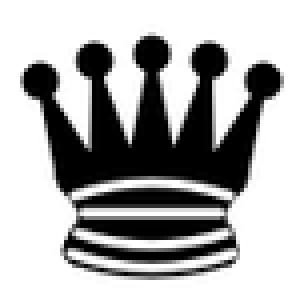
#> input picture code/visualize/queen.png, 76 x 76 px, shrunk from 90 x 90 before the run (shown 4 times larger)
$ python draw_picture.py   (older library calls are emulated)
#> lines starting #> are read from the running program, lines starting #| are printed output that depends on the picture
import matplotlib as mpl
import matplotlib.pyplot as plt
plt.rcParams['font.sans-serif'] = ['SimHei'] # 步骤一（替换sans-serif字体）
plt.rcParams['axes.unicode_minus'] = False  # 步骤二（解决坐标轴负数的负号显示问题）
import numpy as np

# sample=[np.array([2, 4, 1, 7, 5, 3, 6, 0]),
# np.array([2, 4, 6, 0, 3, 1, 7, 5]),
# np.array([5, 4, 7, 3, 0, 6, 1, 2]),
# np.array([6, 5, 1, 4, 7, 0, 2, 3]),
# np.array([1, 5, 2, 6, 0, 3, 7, 4]),
# np.array([3, 5, 1, 6, 4, 0, 7, 2])]
#
# sample_length=len(sample)          #结果个数，就是num
# n1=len(sample[0])                  #棋盘边长
# n2=len(sample[0][sample[0]>=0])    #皇后数量
#
# #绘制棋盘并保存求解结果
# def plot_chess(sample):
#     global num
#     mat=np.zeros((8,8))
#     for i in range(8):
#         for j in range(8):
#             if sample[i]==j:
#                 mat[i,j]=1
#             elif (i+j)%2==0:
#                 mat[i,j]=-1
#             else:
#                 mat[i,j]=0
#     my_cmap=matplotlib.colors.LinearSegmentedColormap.from_list('my_camp',['white','blue','deeppink'],3)
#     plt.imshow(mat,cmap=my_cmap)
#     # plt.title("第"+str(num)+"种解法",fontsize=16)
#     plt.xticks([])
#     plt.yticks([])
#     plt.show()
#     plt.cla()  # 清除掉之前的所有图
#     # plt.close('all')  # 关闭图
#     # plt.savefig('./result/'+str(num)+'.png') #保存图片的路径,自行修改
#
# for each in sample:
#     plot_chess(each)


#滚动播放图片
# sample=[[1,5,8,6,3,7,2,4],
# [1,6,8,3,7,4,2,5],
# [1,7,4,6,8,2,5,3],
# [1,7,5,8,2,4,6,3],
# [2,4,6,8,3,1,7,5],
# [2,5,7,1,3,8,6,4],
# [2,5,7,4,1,8,6,3],
# [2,6,1,7,4,8,3,5],
# [2,6,8,3,1,4,7,5],
# [2,7,3,6,8,5,1,4],
# [2,7,5,8,1,4,6,3],
# [2,8,6,1,3,5,7,4],
# [3,1,7,5,8,2,4,6],
# [3,5,2,8,1,7,4,6],
# [3,5,2,8,6,4,7,1],
# [3,5,7,1,4,2,8,6],
# [3,5,8,4,1,7,2,6],
# [3,6,2,5,8,1,7,4],
# [3,6,2,7,1,4,8,5],
# [3,6,2,7,5,1,8,4],
# [3,6,4,1,8,5,7,2],
# [3,6,4,2,8,5,7,1],
# [3,6,8,1,4,7,5,2],
# [3,6,8,1,5,7,2,4],
# [3,6,8,2,4,1,7,5],
# [3,7,2,8,5,1,4,6],
# [3,7,2,8,6,4,1,5],
# [3,8,4,7,1,6,2,5],
# [4,1,5,8,2,7,3,6],
# [4,1,5,8,6,3,7,2],
# [4,2,5,8,6,1,3,7],
# [4,2,7,3,6,8,1,5],
# [4,2,7,3,6,8,5,1],
# [4,2,7,5,1,8,6,3],
# [4,2,8,5,7,1,3,6],
# [4,2,8,6,1,3,5,7],
# [4,6,1,5,2,8,3,7],
# [4,6,8,2,7,1,3,5],
# [4,6,8,3,1,7,5,2],
# [4,7,1,8,5,2,6,3],
# [4,7,3,8,2,5,1,6],
# [4,7,5,2,6,1,3,8],
# [4,7,5,3,1,6,8,2],
# [4,8,1,3,6,2,7,5],
# [4,8,1,5,7,2,6,3],
# [4,8,5,3,1,7,2,6],
# [5,1,4,6,8,2,7,3],
# [5,1,8,4,2,7,3,6],
# [5,1,8,6,3,7,2,4],
# [5,2,4,6,8,3,1,7],
# [5,2,4,7,3,8,6,1],
# [5,2,6,1,7,4,8,3],
# [5,2,8,1,4,7,3,6],
# [5,3,1,6,8,2,4,7],
# [5,3,1,7,2,8,6,4],
# [5,3,8,4,7,1,6,2],
# [5,7,1,3,8,6,4,2],
# [5,7,1,4,2,8,6,3],
# [5,7,2,4,8,1,3,6],
# [5,7,2,6,3,1,4,8],
# [5,7,2,6,3,1,8,4],
# [5,7,4,1,3,8,6,2],
# [5,8,4,1,3,6,2,7],
# [5,8,4,1,7,2,6,3],
# [6,1,5,2,8,3,7,4],
# [6,2,7,1,3,5,8,4],
# [6,2,7,1,4,8,5,3],
# [6,3,1,7,5,8,2,4],
# [6,3,1,8,4,2,7,5],
# [6,3,1,8,5,2,4,7],
# [6,3,5,7,1,4,2,8],
# [6,3,5,8,1,4,2,7],
# [6,3,7,2,4,8,1,5],
# [6,3,7,2,8,5,1,4],
# [6,3,7,4,1,8,2,5],
# [6,4,1,5,8,2,7,3],
# [6,4,2,8,5,7,1,3],
# [6,4,7,1,3,5,2,8],
# [6,4,7,1,8,2,5,3],
# [6,8,2,4,1,7,5,3],
# [7,1,3,8,6,4,2,5],
# [7,2,4,1,8,5,3,6],
# [7,2,6,3,1,4,8,5],
# [7,3,1,6,8,5,2,4],
# [7,3,8,2,5,1,6,4],
# [7,4,2,5,8,1,3,6],
# [7,4,2,8,6,1,3,5],
# [7,5,3,1,6,8,2,4],
# [8,2,4,1,7,5,3,6],
# [8,2,5,3,1,7,4,6],
# [8,3,1,6,2,5,7,4],
# [8,4,1,3,6,2,7,5]]


sample=[[1,10,5,8,6,3,9,7,2,4],[8,4,10,1,3,6,2,7,9,5]]

def displayBoard(locations, shape,num):
    """Draw a chessboard with queens placed at each position specified
    by the assignment.

    Parameters
    ----------
    locations : list
        The locations list should contain one element for each queen
        of the chessboard containing a tuple (r, c) indicating the
        row and column coordinates of a queen to draw on the board.

    shape : integer
        The number of cells in each dimension of the board (e.g.,
        shape=3 indicates a 3x3 board)

    Returns
    -------
    matplotlib.figure.Figure
        The handle to the figure containing the board and queens
    """
    r = c = shape
    cmap = mpl.colors.ListedColormap(['#f5ecce', '#614532'])
    img = mpl.image.imread('queen.png').astype(np.float)    #matplotlib.image.imread()在读取图像的时候顺便归一化了，所以可能显示出小数；cv2.imread()正常显示了RGB整数的分布
    boxprops = {"facecolor": "none", "edgecolor": "none"}

    x, y = np.meshgrid(range(c), range(r))  #plt作图也可以输入网格矩阵，x、y分别对应着网格中所有点的横纵坐标
    plt.matshow(x % 2 ^ y % 2, cmap=cmap)
    plt.axis("off")  # eliminate borders from plot
    #
    fig = plt.gcf()
    fig.set_size_inches([r, c])
    scale = fig.get_dpi() / max(img.shape)
    ax = plt.gca()

    #之前的x和y只是为了创建棋盘,任务已经完成，接下来的x和y转义了
    for y, x in set(locations):
        box = mpl.offsetbox.OffsetImage(img, zoom=0.72/scale)    #将图片放在OffsetBox容器中
        ab = mpl.offsetbox.AnnotationBbox(box, (y, x), bboxprops=boxprops)
        ax.add_artist(ab)
    plt.title("第" + str(num) + "种解法", fontsize=36)
    # plt.show()  #注意：如果这里画了图后面就保存不了了，不知道为啥
    plt.savefig(f'./result/结果图像/{shape}皇后结果/结果图像/{num}.png')
    return fig

def draw_checkboard(shape):
    r = c = shape
    boxprops = {"facecolor": "none", "edgecolor": "none"}
    cmap = mpl.colors.ListedColormap(['#f5ecce', '#614532'])
    x, y = np.meshgrid(range(c), range(r))  # plt作图也可以输入网格矩阵，x、y分别对应着网格中所有点的横纵坐标
    plt.matshow(x % 2 ^ y % 2, cmap=cmap)
    plt.axis("off")  # eliminate borders from plot

    fig = plt.gcf()
    ax = plt.gca()
    fig.set_size_inches([r, c])
    # scale = fig.get_dpi() / max(img.shape)
    plt.title(f'{shape}皇后问题',fontsize=20)
    # plt.show()
    plt.savefig(f'./result/结果图像/{shape}皇后结果/棋盘图像/{shape}阶棋盘.png')
    return fig


if __name__ == '__main__':


    count=0
    for each in sample:
        locations = []
        sample_length=len(each)
        for i in range(sample_length):
            locations.append((i, each[i]-1))
        displayBoard(locations,sample_length,num=count+1)
#> in displayBoard, `plt.savefig(f'./result/结果图像/{shape}皇后结果/结果图像/{num}.png')`:
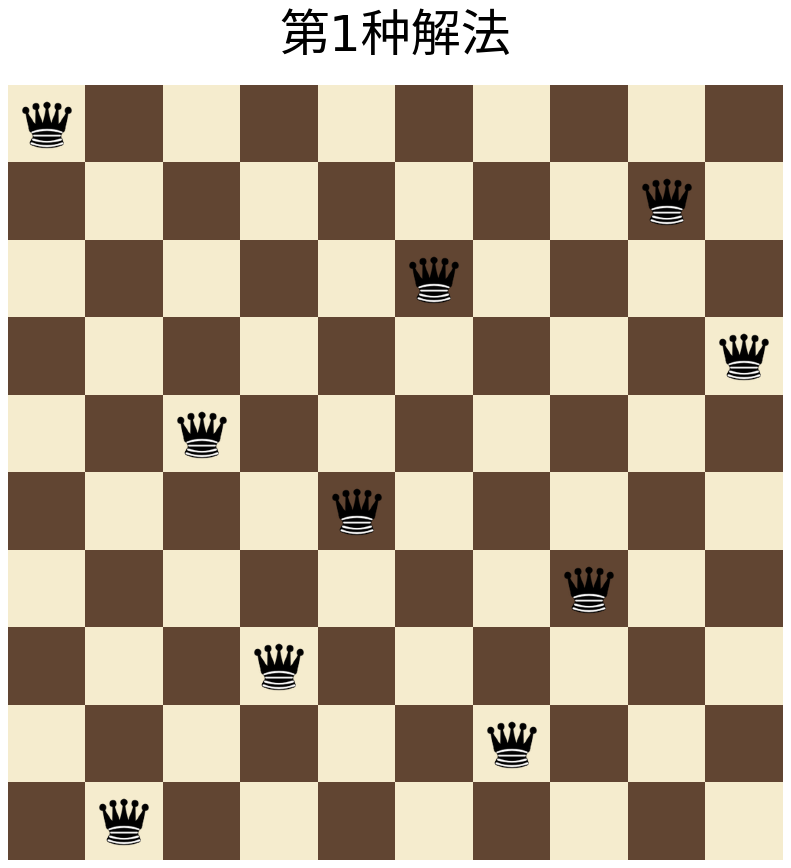
#> figure drawn by matplotlib, 1 panel
        count += 1
